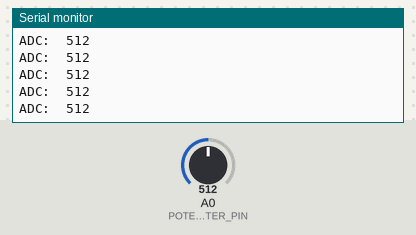
Bench run of a sketch on a simulated Arduino Uno, built with avr-gcc and run on an emulated ATmega328P. Parts: the last lines printed to the serial monitor. Inputs (shaded band) come from the test bench; at power-on: A0 (POTENTIOMETER_PIN) = 512.

Above: at 1.2 s.
1.3 s: A0 (POTENTIOMETER_PIN) set to 716
At 1.31 s:
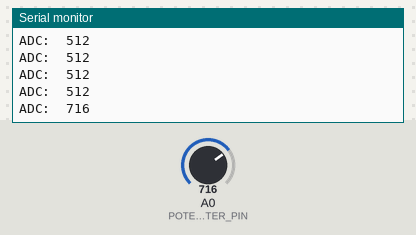
2.8 s: A0 (POTENTIOMETER_PIN) set to 900
At 2.81 s:
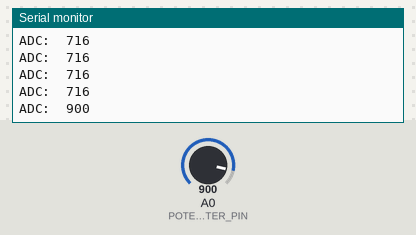
Timing chart, 0 to 5.8 s (numbered marks = the images above; inputs shaded):
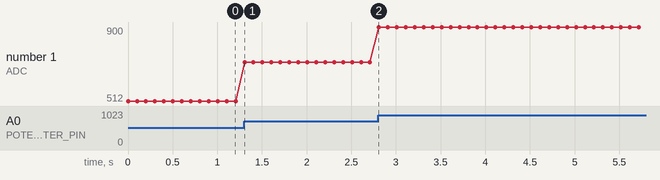

The sketch:

zad4.ino
```cpp
#define POTENTIOMETER_PIN A0

void setup()
{
  Serial.begin(9600);
    while (!Serial) {
    }
}

void loop()
{
  int adcValue = analogRead(POTENTIOMETER_PIN);

  Serial.println("ADC:\t" + String(adcValue));

  delay(100);
}
```

Measured:
- after the input at 1.3 s, the serial monitor: prints a new line at once (image 1)
- after the input at 2.8 s, the serial monitor: prints a new line at once (image 2)
- plotted number 1: 512 → 716 after the input at 1.3 s, 716 → 900 after the input at 2.8 s
